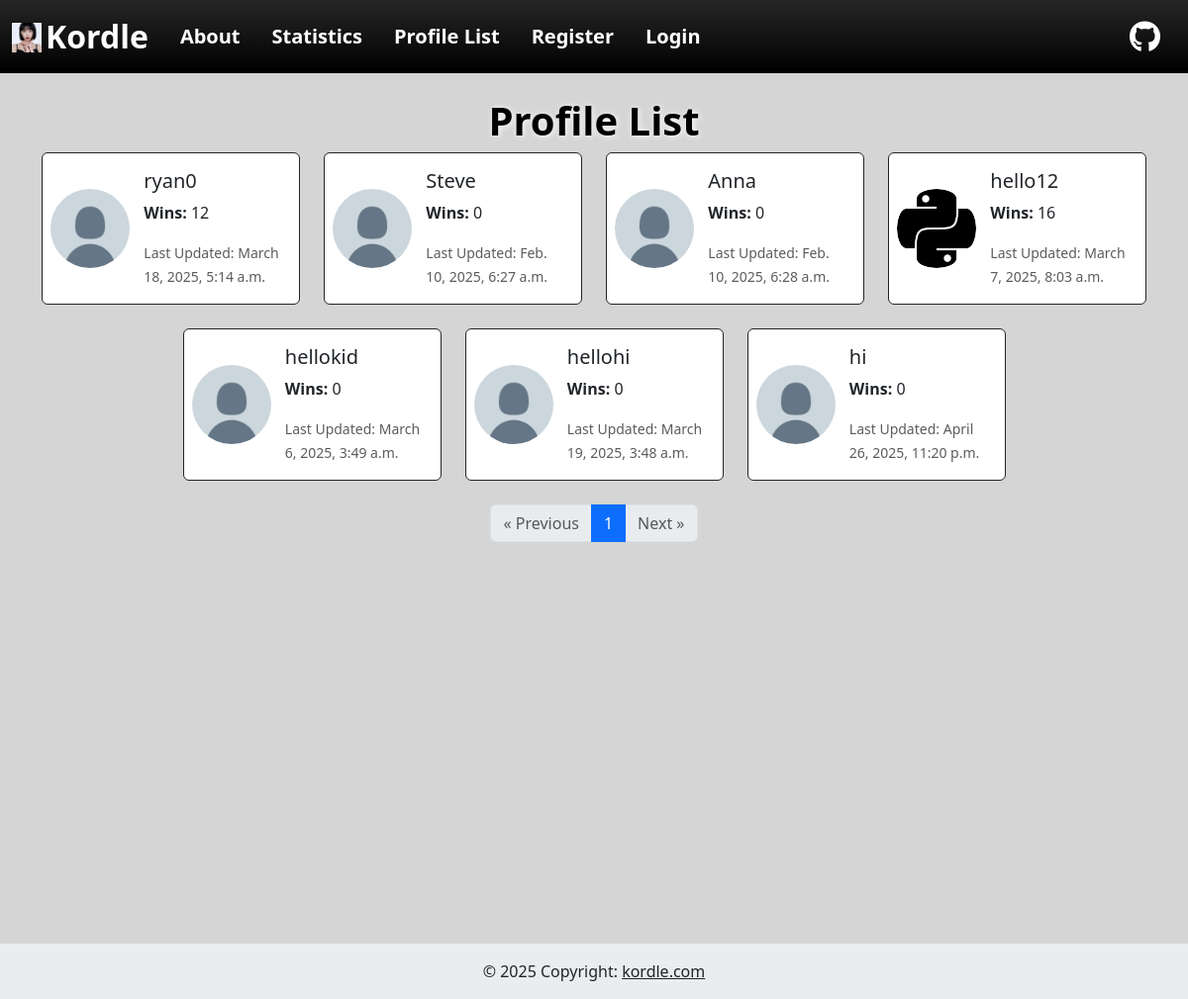
Before: /profile_list/ with the older database file.
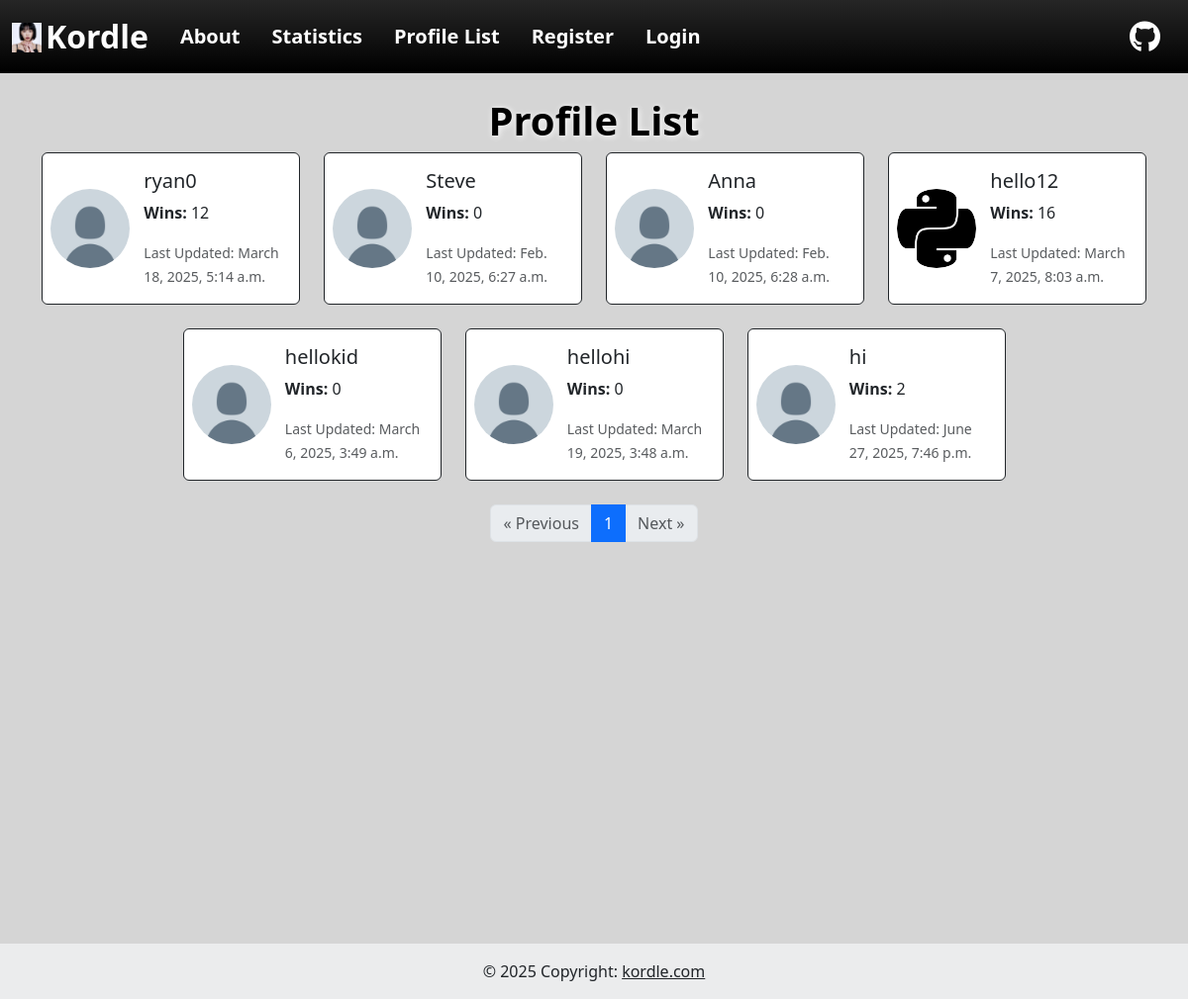
After: the same page with the newer database file.
### myApp/models.py (models this page shows, shortened)
class Profile(models.Model):
    user = models.OneToOneField(User, on_delete=models.CASCADE)
    wins = models.PositiveIntegerField(default=0)
    date_modified = models.DateTimeField(User, auto_now=True)
    profile_image = models.ImageField(null=True, blank=True, upload_to='images/')

### myApp/views.py (the view)
# urls.py: path('profile_list/', views.profile_list, name='profile_list'),
def profile_list(request):
    profiles = Profile.objects.all()
    paginator = Paginator(profiles, 10)
    page_number = request.GET.get("page")
    page_obj = paginator.get_page(page_number)
    return render(request, "profile_list.html", {"page_obj": page_obj})

### myApp/templates/profile_list.html (shortened to what this page needs)
{% extends "./base.html" %}
{% load static %}
{% block content %}
<h1 class="text-center fs-1 fw-bold text-black" style="text-shadow: 1px 1px 6px white;">Profile List</h1>
{% if page_obj %}
<div class="min-vh-100">
    <div class="row justify-content-center" style="margin-bottom: 75px;">
        {% for profile in page_obj %}
            <div class="col-md-6 col-lg-3 d-flex justify-content-center">
                <div class="card mb-4 bg-white border-dark" style="max-width: 400px;">
                    <div class="row g-0">
                        <div class="col-4 d-flex align-items-center">
                            {% if profile.profile_image %}
                            <img src="{{ profile.profile_image.url }}" width="80", height="80", class="ms-2 rounded-circle" alt="Profile Image">
                            {% else %}
                            <img src="{% static 'myApp/images/7ayjc8s4j2n61.png' %}" width="80", height="80", class="ms-2 rounded-circle" alt="Profile Image">
                            {% endif %}
                        </div>
                        <div class="col-8">
                            <div class="card-body">
                                <h5 class="card-title">{{ profile.user.username }}</h5>
                                <p class="card-text"><strong>Wins:</strong> {{ profile.wins }}</p>
                                <p class="card-text"><small class="text-body-secondary">Last Updated: {{ profile.date_modified }}</small></p>
                            </div>
                        </div>
                    </div>
                </div>
            </div>
        {% endfor %}
        <div class="d-flex justify-content-center">
            <nav aria-label="Page navigation">
                <ul class="pagination">
                    {% if page_obj.has_previous %}
                        <li class="page-item">
                            <a class="page-link" href="?page={{ page_obj.previous_page_number }}" aria-label="Previous">
                                &laquo; Previous
                            </a>
                        </li>
                    {% else %}
                        <li class="page-item disabled">
                            <span class="page-link">&laquo; Previous</span>
                        </li>
                    {% endif %}
                    {% for num in page_obj.paginator.page_range %}
                        {% if page_obj.number == num %}
                            <li class="page-item active"><span class="page-link">{{ num }}</span></li>
                        {% else %}
                            <li class="page-item">
                                <a class="page-link" href="?page={{ num }}">{{ num }}</a>
                            </li>
                        {% endif %}
                    {% endfor %}
                    {% if page_obj.has_next %}
                        <li class="page-item">
                            <a class="page-link" href="?page={{ page_obj.next_page_number }}" aria-label="Next">
                                Next &raquo;
                            </a>
                        </li>
                    {% else %}
                        <li class="page-item disabled">
                            <span class="page-link">Next &raquo;</span>
                        </li>
                    {% endif %}
                </ul>
            </nav>
        </div>
    </div>
</div>
{% else %}
    <p class="text-center text-muted">No profiles found.</p>
{% endif %}
{% endblock %}

### myApp/templates/base.html (shortened to what this page needs)
<!DOCTYPE html>
{% load static %}
<html lang="en">
<head>
    <link href="https://cdn.jsdelivr.net/npm/bootstrap@5.3.3/dist/css/bootstrap.min.css" rel="stylesheet">
</head>
<body style="background-color: rgb(213, 213, 213);">
    <nav class="navbar navbar-expand-lg navbar-dark bg-black bg-gradient">
        <div class="container-fluid">
            <a class="navbar-brand text-white fw-bold fs-2" href="{% url 'home' %}"><img class="mb-1 me-1" src="{% static 'myApp/images/facecard/chaewon.jpg' %}" width="30" height="30">Kordle</a>
            <div class="collapse navbar-collapse" id="navbarNavDropdown">
                <ul class="navbar-nav">
                    <li class="nav-item mx-2">
                        <a class="nav-link active text-white fw-bold fs-5" aria-current="page" href="{% url 'about' %}">About</a>
                    </li>
                    <li class="nav-item mx-2">
                        <a class="nav-link text-white fw-bold fs-5" href="{% url 'statistics' %}">Statistics</a>
                    </li>
                    <li class="nav-item mx-2">
                        <a class="nav-link text-white fw-bold fs-5" href="{% url 'profile_list' %}">Profile List</a>
                    </li>
                    {% if user.is_authenticated %}
                        <li class="nav-item mx-2">
                            <a class="nav-link text-white fw-bold fs-5" href="{% url 'update_user' %}">Edit Profile</a>
                        </li>
                        <li class="nav-item mx-2">
                            <a class="nav-link text-white fw-bold fs-5" href="{% url 'logout' %}">Logout</a>
                        </li>
                    {% else %}
                        <li class="nav-item mx-2">
                            <a class="nav-link text-white fw-bold fs-5" href="{% url 'register' %}">Register</a>
                        </li>
                        <li class="nav-item mx-2">
                            <a class="nav-link text-white fw-bold fs-5" href="{% url 'login' %}">Login</a>
                        </li>
                    {% endif %}
                </ul>
                <a class="navbar-brand text-white fw-bold fs-2 ms-auto" href="https://github.com/Ryan11c"><i class="fa-brands fa-github" style="color: white;"></i></a>
            </div>
        </div>
    </nav>
    <div class="container mt-4">
        {% block content %}
        {% endblock %}
    </div>
    <footer class="bg-body-tertiary text-center text-lg-start">
        <div class="text-center p-3" style="background-color: rgba(0, 0, 0, 0.05);">
          © 2025 Copyright:
          <a class="text-body" href="#">kordle.com</a>
        </div>
      </footer>
</body>
</html>

Changed rows visible on the page:
changed Profile "hi": wins "0" → "2"; date_modified "April 26, 2025, 11:20 p.m." → "June 27, 2025, 7:46 p.m."
